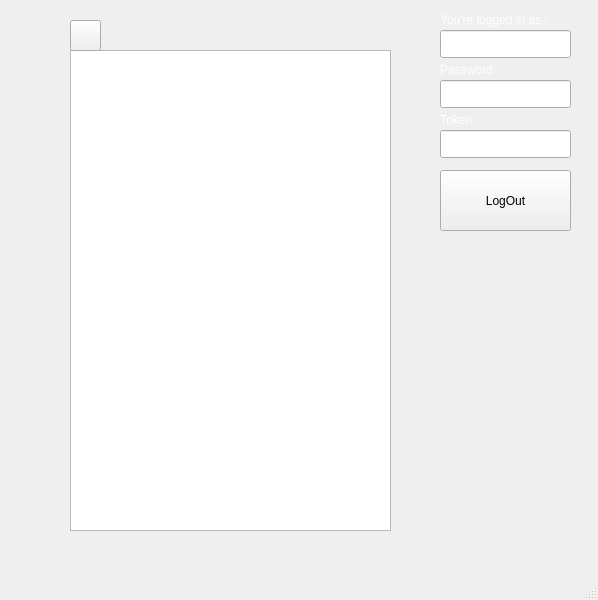
<?xml version="1.0" encoding="UTF-8"?>
<ui version="4.0">
 <class>MainWindow</class>
 <widget class="QMainWindow" name="MainWindow">
  <property name="geometry">
   <rect>
    <x>0</x>
    <y>0</y>
    <width>598</width>
    <height>600</height>
   </rect>
  </property>
  <property name="windowTitle">
   <string>MainWindow</string>
  </property>
  <property name="styleSheet">
   <string notr="true"/>
  </property>
  <widget class="QWidget" name="centralwidget">
   <widget class="QLineEdit" name="user_led">
    <property name="geometry">
     <rect>
      <x>440</x>
      <y>30</y>
      <width>131</width>
      <height>28</height>
     </rect>
    </property>
    <property name="styleSheet">
     <string notr="true">color: rgb(0, 85, 0);</string>
    </property>
   </widget>
   <widget class="QLabel" name="user_lbl">
    <property name="geometry">
     <rect>
      <x>440</x>
      <y>10</y>
      <width>131</width>
      <height>20</height>
     </rect>
    </property>
    <property name="styleSheet">
     <string notr="true">color: rgb(255, 255, 255);</string>
    </property>
    <property name="text">
     <string>You're logged in as :     </string>
    </property>
   </widget>
   <widget class="QLabel" name="label">
    <property name="geometry">
     <rect>
      <x>440</x>
      <y>60</y>
      <width>81</width>
      <height>20</height>
     </rect>
    </property>
    <property name="styleSheet">
     <string notr="true">color: rgb(255, 255, 255);</string>
    </property>
    <property name="text">
     <string>Password :</string>
    </property>
   </widget>
   <widget class="QLineEdit" name="pass_led">
    <property name="geometry">
     <rect>
      <x>440</x>
      <y>80</y>
      <width>131</width>
      <height>28</height>
     </rect>
    </property>
    <property name="styleSheet">
     <string notr="true">color: rgb(0, 85, 0);</string>
    </property>
   </widget>
   <widget class="QLabel" name="token_lbl">
    <property name="geometry">
     <rect>
      <x>440</x>
      <y>110</y>
      <width>63</width>
      <height>20</height>
     </rect>
    </property>
    <property name="styleSheet">
     <string notr="true">color: rgb(255, 255, 255);</string>
    </property>
    <property name="text">
     <string>Token :</string>
    </property>
   </widget>
   <widget class="QLineEdit" name="token_led">
    <property name="geometry">
     <rect>
      <x>440</x>
      <y>130</y>
      <width>131</width>
      <height>28</height>
     </rect>
    </property>
    <property name="styleSheet">
     <string notr="true">color: rgb(0, 85, 0);</string>
    </property>
   </widget>
   <widget class="QPushButton" name="logout_pbn">
    <property name="geometry">
     <rect>
      <x>440</x>
      <y>170</y>
      <width>131</width>
      <height>61</height>
     </rect>
    </property>
    <property name="styleSheet">
     <string notr="true">
</string>
    </property>
    <property name="text">
     <string>LogOut</string>
    </property>
   </widget>
   <widget class="QListWidget" name="listWidget">
    <property name="geometry">
     <rect>
      <x>70</x>
      <y>50</y>
      <width>321</width>
      <height>481</height>
     </rect>
    </property>
   </widget>
   <widget class="QToolButton" name="toolButton">
    <property name="geometry">
     <rect>
      <x>70</x>
      <y>20</y>
      <width>31</width>
      <height>31</height>
     </rect>
    </property>
    <property name="styleSheet">
     <string notr="true">
</string>
    </property>
    <property name="text">
     <string/>
    </property>
   </widget>
  </widget>
  <widget class="QMenuBar" name="menubar">
   <property name="geometry">
    <rect>
     <x>0</x>
     <y>0</y>
     <width>598</width>
     <height>25</height>
    </rect>
   </property>
  </widget>
  <widget class="QStatusBar" name="statusbar"/>
 </widget>
 <resources/>
 <connections/>
</ui>
